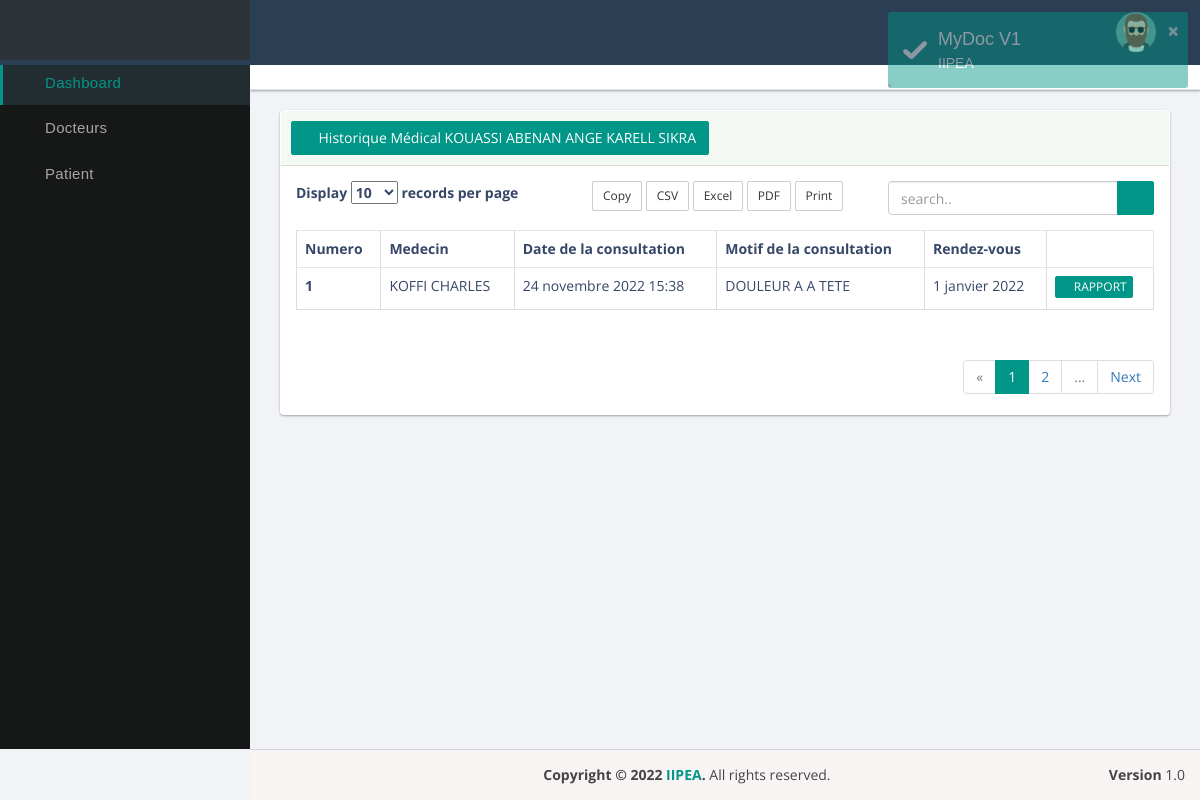
The app's page /users/histories/1/ (signed in) with its own data.
### hospital/models.py (models this page shows, shortened)
class Patient(models.Model):
    nom = models.CharField(max_length=50)
    prenom = models.CharField(max_length=50)
    age = models.CharField(max_length=50)
    sexe = models.CharField(max_length=10, choices=sexes,)
    profession = models.CharField(max_length=50)
    domicile = models.CharField(max_length=50)
    nationalite = models.CharField(max_length=50)
    referent = models.CharField(max_length=50)
    telephone = models.CharField(max_length=10)
    groupe_sanguin = models.CharField(max_length=3, choices=sang,blank=True, null=True)
    taille = models.CharField(max_length=50)
    poids = models.CharField(max_length=50)
    imc = models.CharField(max_length=50)
    asthme = models.CharField(max_length=3, choices=status,)
    epilepsie = models.CharField(max_length=3, choices=status,)
    drepanocytose = models.CharField(max_length=3, choices=status,)
    ulcere = models.CharField(max_length=3, choices=status,)
    sinusite = models.CharField(max_length=3, choices=status,)
    diabete = models.CharField(max_length=3, choices=status,)
    hta = models.CharField(max_length=3, choices=status,)
    operation = models.CharField(max_length=3, choices=status,)
    gestite_parite = models.CharField(max_length=50)
    contraception = models.CharField(max_length=3, choices=status,)
    alcool = models.CharField(max_length=3, choices=status,)
    tabac = models.CharField(max_length=3, choices=status,)
    autre = models.CharField(max_length=50, blank=True)
    active = models.BooleanField(default=True)
    created = models.DateTimeField(auto_now_add=True)
    date_update = models.DateTimeField(auto_now=True)
    class Meta:
        verbose_name = 'Patient'
        verbose_name_plural = 'Patients'
    def __str__(self):
        return "{} {}".format(self.nom, self.prenom)
    @property
    def consultation(self):
        return self.patient_consultation.all().order_by('-created')

class Consultation(models.Model):
    docteur = models.ForeignKey(Doctor, related_name="doctor_consultation", on_delete=models.CASCADE, blank=True, null=True)
    patient = models.ForeignKey(Patient,related_name="patient_consultation",on_delete=models.CASCADE, blank=True, null=True)
    motif_de_la_consultation = models.TextField(blank=True)
    debut_de_la_maladie = models.CharField(max_length=50,blank=True)
    signes_de_la_maladie = models.CharField(max_length=100, blank=True)
    traitement_recu = models.TextField(blank=True)
    evaluation = models.TextField(blank=True)
    tension_arterielle  = models.IntegerField(default=0)
    pouls  = models.IntegerField(default=0)
    sao2  = models.IntegerField(default=0)
    temperature  = models.IntegerField(default=0)
    score_de_glasow  = models.IntegerField(default=0)
    conjonctives = models.IntegerField(default=0)
    resume = models.TextField(blank=True)
    hypothese_diagnostique = models.TextField(blank=True)
    bilan_demande = models.TextField(blank=True)
    diagnostic = models.TextField(blank=True)
    traitement = models.TextField(blank=True)
    evoluation = models.TextField(blank=True)
    rendez_vous = models.DateField(null=True, blank=True)
    active = models.BooleanField(default=True)
    created = models.DateTimeField(auto_now_add=True)
    date_update = models.DateTimeField(auto_now=True)
    class Meta:
        verbose_name = 'Consultation'
        verbose_name_plural = 'Consultations'

class Doctor(models.Model):
    user = models.OneToOneField(User, on_delete=models.CASCADE)
    sexe = models.CharField(max_length=10, choices=sexes,)
    telephone  = models.CharField(max_length=10)
    groupe_sanguin = models.CharField(max_length=3, choices=sang,blank=True, null=True)
    active = models.BooleanField(default=True)
    created = models.DateTimeField(auto_now_add=True)
    date_update = models.DateTimeField(auto_now=True)
    class Meta:
        verbose_name = 'Doctor'
        verbose_name_plural = 'Doctors'
    def __str__(self):
        return "{} {}".format(self.user.last_name, self.user.first_name)

class User(AbstractUser):
    is_doctor = models.BooleanField(default=False)
    is_patient = models.BooleanField(default=False)

### hospital/views.py (the view)
# urls.py: path('users/histories/<int:pk>/',historique ,name="historique"),
@login_required
def historique(request,pk):
    context = {'patient' : Patient.objects.get(pk=pk)}
    return render(request,"sites/uses/patient/detail.html", context=context)

### templates/sites/uses/patient/detail.html (shortened to what this page needs)
{% extends 'sites/base/base.html' %}
{% load static %}
{% block content %}
                        <div class="row">
                            <div class="col-sm-12">
                                <div class="panel panel-bd lobidrag">
                                    <div class="panel-heading">
                                        <div class="btn-group">
                                            <a class="btn btn-success" href=""> <i class="fa fa-user"></i> Historique Médical  {{patient}}
                                            </a>
                                        </div>
                                    </div>
                                    <div class="panel-body">
                                        <div class="row">
                                            <div class="panel-header">
                                                <div class="col-sm-4 col-xs-12">
                                                    <div class="dataTables_length">
                                                        <label>Display
                                                            <select name="example_length">
                                                                <option value="10">10</option>
                                                            </select> records per page</label>
                                                        </div>
                                                    </div>
                                                    <div class="col-sm-4 col-xs-12">
                                                        <div class="dataTables_length">
                                                         <a class="btn btn-default buttons-copy btn-sm" tabindex="0">
                                                             <span>Copy</span></a>
                                                             <a class="btn btn-default buttons-csv buttons-html5 btn-sm" tabindex="0"><span>CSV</span></a>
                                                             <a class="btn btn-default buttons-excel buttons-html5 btn-sm" tabindex="0"><span>Excel</span></a>
                                                             <a class="btn btn-default buttons-pdf buttons-html5 btn-sm" tabindex="0"><span>PDF</span></a>
                                                             <a class="btn btn-default buttons-print btn-sm" tabindex="0"><span>Print</span></a>
                                                         </div>
                                                     </div>
                                                     <div class="col-sm-4 col-xs-12">
                                                        <div class="dataTables_length">
                                                            <div class="input-group custom-search-form">
                                                                <input type="search" class="form-control" placeholder="search..">
                                                                <span class="input-group-btn">
                                                                  <button class="btn btn-primary" type="button">
                                                                      <span class="glyphicon glyphicon-search"></span>
                                                                  </button>
                                                              </span>
                                                          </div>
                                                      </div>
                                                  </div>
                                              </div>
                                          </div>
                                          <div class="table-responsive">
                                            <table class="table table-bordered table-hover">
                                                <thead>
                                                    <tr>
                                                        <th>Numero</th>
                                                        <th>Medecin</th>
                                                        <th>Date de la consultation</th>
                                                        <th>Motif de la consultation</th>
                                                        <th>Rendez-vous</th>
                                                    </tr>
                                                </thead>
                                                <tbody>
                                                  {% for p in patient.consultation  %}
                                                  <tr>
                                                    <td>
                                                        <label>{{forloop.counter}}</label>
                                                    </td>
                                                    <td>{{p.docteur}}</td>
                                                    <td>{{p.created}}</td>
                                                    <td>{{p.motif_de_la_consultation}}</td>
                                                    <td>{{p.rendez_vous}}</td>
                                                    <td>
                                                       <a type="button" href="{% url 'resume' pk=p.pk %}" class="btn btn-info btn-xs"><i class="fa fa-pencil"></i>
                                                       RAPPORT</a>
                                                   </td>
                                               </tr>
                                                  {% endfor %}
                            </tbody>
                        </table>
                    </div>
                    <div class="page-nation text-right">
                        <ul class="pagination pagination-large">
                            <li class="disabled"><span>«</span></li>
                            <li class="active"><span>1</span></li>
                            <li><a href="#">2</a></li>
                            <li class="disabled"><span>...</span></li><li>
                            <li><a rel="next" href="#">Next</a></li>
                        </ul>
                    </div>
                </div>
            </div>
        </div>
    </div>
</section>
</div>
{% endblock content %}

### records on screen
Patient: nom+prenom "KOUASSI ABENAN ANGE KARELL SIKRA"
Consultation: docteur "KOFFI CHARLES", created "24 novembre 2022 15:38", motif_de_la_consultation "DOULEUR A A TETE", rendez_vous "1 janvier 2022"
